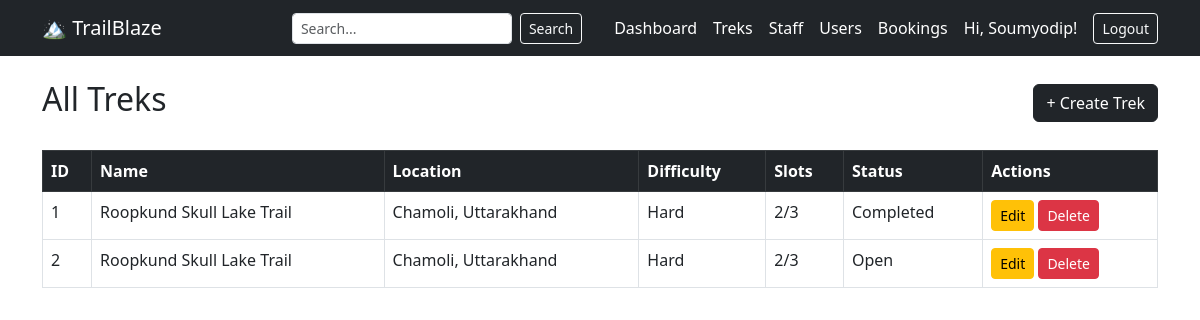
The app's page /admin/treks (signed in) with its own data.
### models.py (models this page shows)
class User(db.Model,UserMixin):
    __tablename__ = 'users'
    id = db.Column(db.Integer, primary_key=True)
    name = db.Column(db.String(100),nullable = False)
    email = db.Column(db.String(100),nullable = False, unique=True)
    password = db.Column(db.String(100),nullable = False)
    role = db.Column(db.String(20),nullable = False)
    status = db.Column(db.String(20),nullable = False, default='active')
    phone = db.Column(db.String(20),nullable = True)
    created_at = db.Column(db.DateTime, default=datetime.utcnow)

class Trek(db.Model):
    __tablename__="treks"
    id = db.Column(db.Integer, primary_key=True)
    name = db.Column(db.String(20),nullable = False)
    location = db.Column(db.String(20),nullable = False)
    difficulty = db.Column(db.String(20),nullable=False)
    duration = db.Column(db.Integer,nullable=False)
    total_slots = db.Column(db.Integer,nullable=False)
    available_slots = db.Column(db.Integer,nullable=False)
    staff_id = db.Column(db.Integer, db.ForeignKey('users.id'), nullable=True)
    status = db.Column(db.String(20),nullable=False,default='pending')
    start_date = db.Column(db.DateTime, nullable=False)
    end_date = db.Column(db.DateTime, nullable=False)
    description = db.Column(db.Text, nullable=True)

### routes/admin.py (the view)
@admin_bp.route('/treks')
@login_required
@admin_required
def treks():
    all_treks = Trek.query.all()
    all_staff = User.query.filter_by(role='staff', status='active').all()
    return render_template('admin/treks.html', treks=all_treks, staff=all_staff)

### app.py (called while the page is built)
@login_manager.user_loader
def load_user(user_id):
    return User.query.get(int(user_id))

### routes/admin.py (called while the page is built)
def admin_required(f):
    @wraps(f)
    def decorated_function(*args, **kwargs):
        if not current_user.is_authenticated or current_user.role != 'admin':
            return redirect(url_for('auth.login'))
        return f(*args, **kwargs)
    return decorated_function

### templates/admin/treks.html (shortened to what this page needs)
{% extends 'base.html' %}
{% block content %}
<div class="d-flex justify-content-between align-items-center mb-4">
    <h2>All Treks</h2>
    <a href="{{ url_for('admin.create_trek') }}" class="btn btn-dark">+ Create Trek</a>
</div>
{% if treks %}
<table class="table table-bordered table-hover">
    <thead class="table-dark">
        <tr>
            <th>ID</th>
            <th>Name</th>
            <th>Location</th>
            <th>Difficulty</th>
            <th>Slots</th>
            <th>Status</th>
            <th>Actions</th>
        </tr>
    </thead>
    <tbody>
        {% for trek in treks %}
        <tr>
            <td>{{ trek.id }}</td>
            <td>{{ trek.name }}</td>
            <td>{{ trek.location }}</td>
            <td>{{ trek.difficulty }}</td>
            <td>{{ trek.available_slots }}/{{ trek.total_slots }}</td>
            <td>{{ trek.status }}</td>
            <td>
                <a href="{{ url_for('admin.edit_trek', trek_id=trek.id) }}" class="btn btn-sm btn-warning">Edit</a>
                <a href="{{ url_for('admin.delete_trek', trek_id=trek.id) }}" class="btn btn-sm btn-danger">Delete</a>
            </td>
        </tr>
        {% endfor %}
    </tbody>
</table>
{% else %}
<p>No treks yet. Create one!</p>
{% endif %}
{% endblock %}

### templates/base.html (shortened to what this page needs)
<!DOCTYPE html>
<html lang="en">
<head>
    <link href="https://cdn.jsdelivr.net/npm/bootstrap@5.3.0/dist/css/bootstrap.min.css" rel="stylesheet">
</head>
<body>
<nav class="navbar navbar-expand-lg navbar-dark bg-dark">
    <div class="container">
        <a class="navbar-brand" href="#">🏔️ TrailBlaze</a>
        <div class="ms-auto d-flex align-items-center gap-3">
            {% if current_user.is_authenticated %}
                {% if current_user.role == 'admin' %}
                    <form method="GET" action="{{ url_for('admin.search') }}" class="d-flex me-3">
                        <input type="text" name="q" class="form-control form-control-sm me-2" placeholder="Search...">
                        <button type="submit" class="btn btn-outline-light btn-sm">Search</button>
                    </form>
                    <a href="{{ url_for('admin.dashboard') }}" class="text-white text-decoration-none">Dashboard</a>
                    <a href="{{ url_for('admin.treks') }}" class="text-white text-decoration-none">Treks</a>
                    <a href="{{ url_for('admin.staff') }}" class="text-white text-decoration-none">Staff</a>
                    <a href="{{ url_for('admin.users') }}" class="text-white text-decoration-none">Users</a>
                    <a href="{{ url_for('admin.bookings') }}" class="text-white text-decoration-none">Bookings</a>
                {% elif current_user.role == 'staff' %}
                    <a href="{{ url_for('staff.dashboard') }}" class="text-white text-decoration-none">Dashboard</a>
                    <a href="{{ url_for('staff.profile') }}" class="text-white text-decoration-none">Profile</a>
                {% elif current_user.role == 'user' %}
                    <a href="{{ url_for('user.dashboard') }}" class="text-white text-decoration-none">Treks</a>
                    <a href="{{ url_for('user.bookings') }}" class="text-white text-decoration-none">My Bookings</a>
                    <a href="{{ url_for('user.profile') }}" class="text-white text-decoration-none">Profile</a>
                {% endif %}
                <span class="text-white">Hi, {{ current_user.name }}!</span>
                <a href="{{ url_for('auth.logout') }}" class="btn btn-outline-light btn-sm">Logout</a>
            {% else %}
                <a href="{{ url_for('auth.login') }}" class="btn btn-outline-light btn-sm me-2">Login</a>
                <a href="{{ url_for('auth.register') }}" class="btn btn-light btn-sm">Register</a>
            {% endif %}
        </div>
    </div>
</nav>
<div class="container mt-4">
    {% block content %}{% endblock %}
</div>
</body>
</html>

### records on screen
User: name "Soumyodip"
Trek: id "1", name "Roopkund Skull Lake Trail", location "Chamoli, Uttarakhand", difficulty "Hard", available_slots "2", total_slots "3", status "Completed"
Trek: id "2", name "Roopkund Skull Lake Trail", location "Chamoli, Uttarakhand", difficulty "Hard", available_slots "2", total_slots "3", status "Open"
